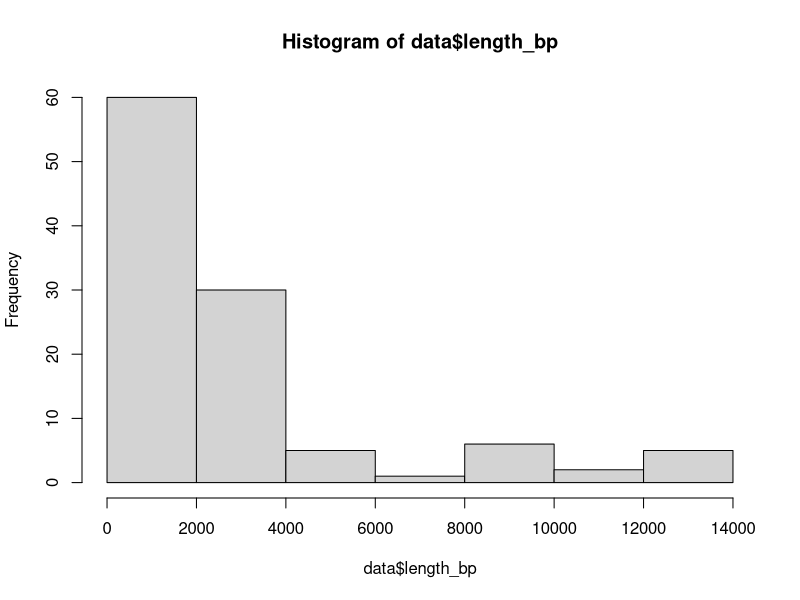
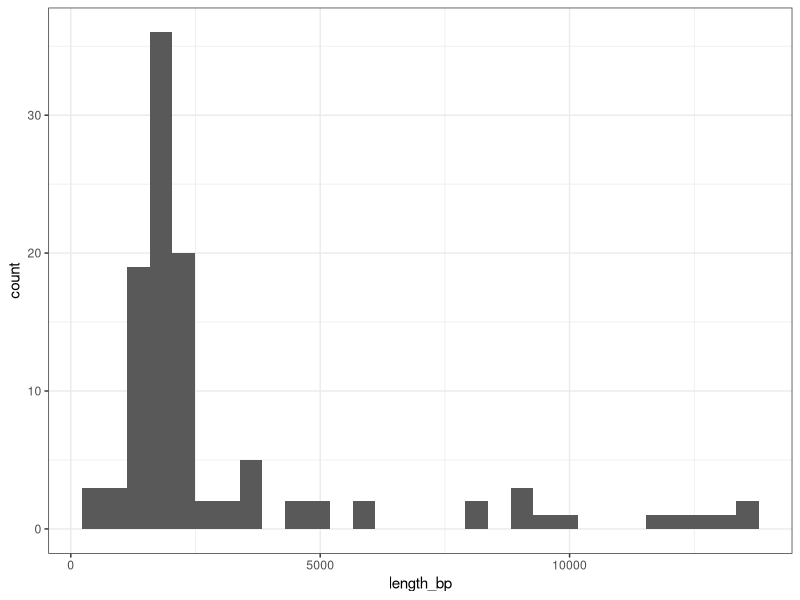
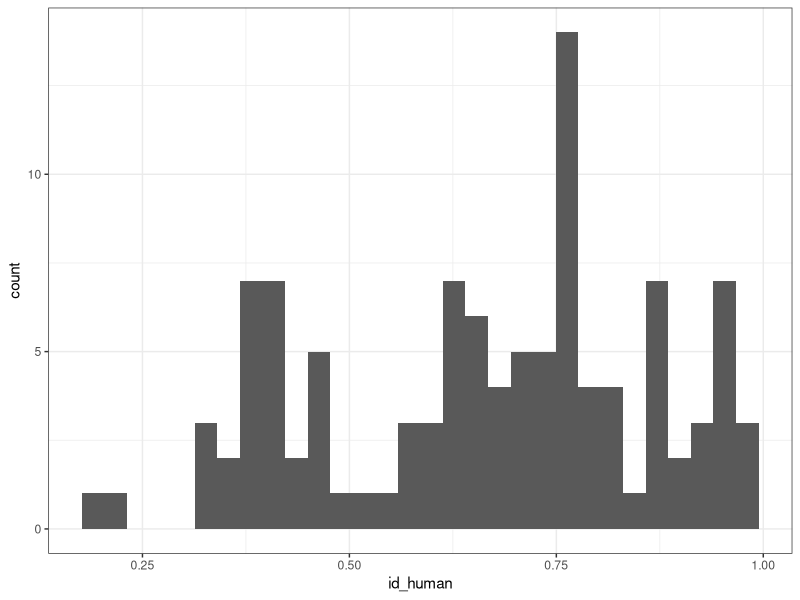
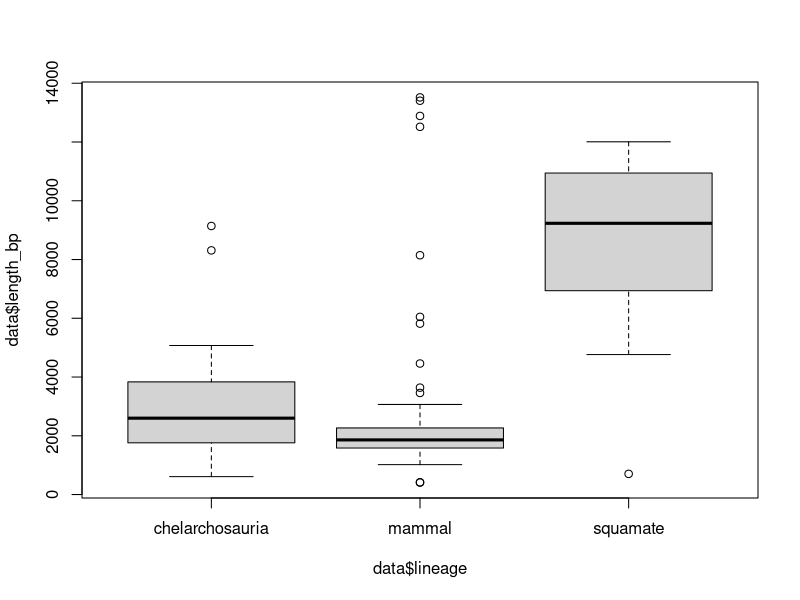
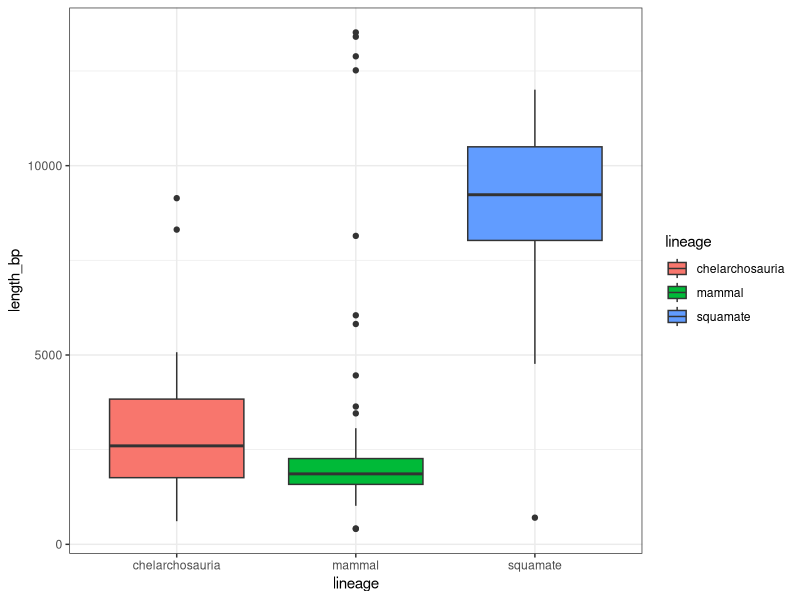
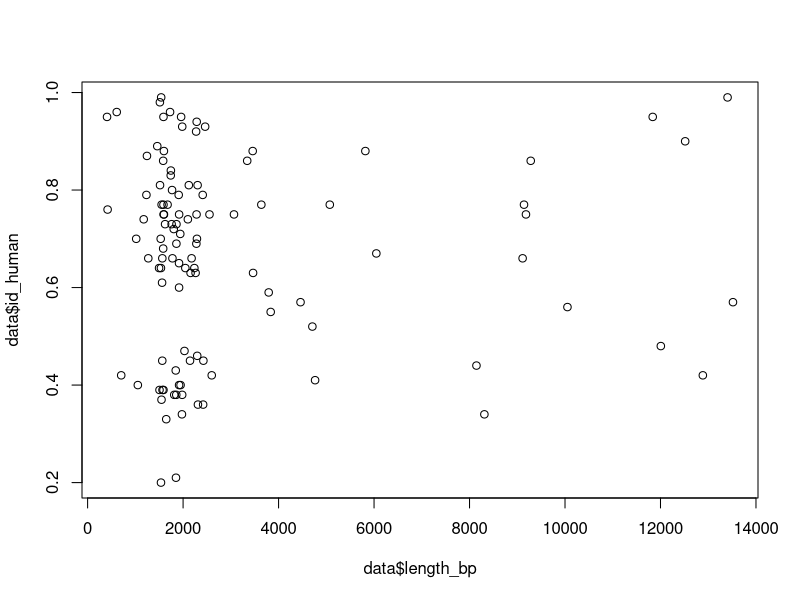
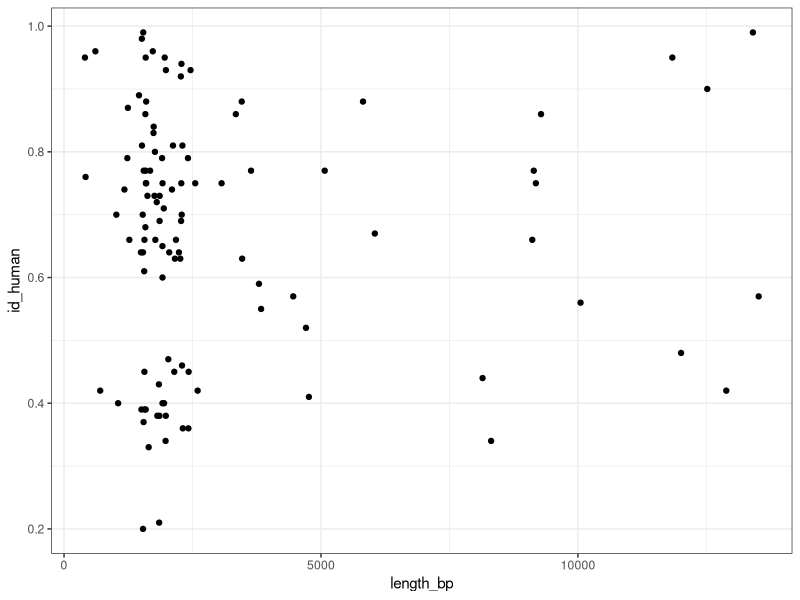
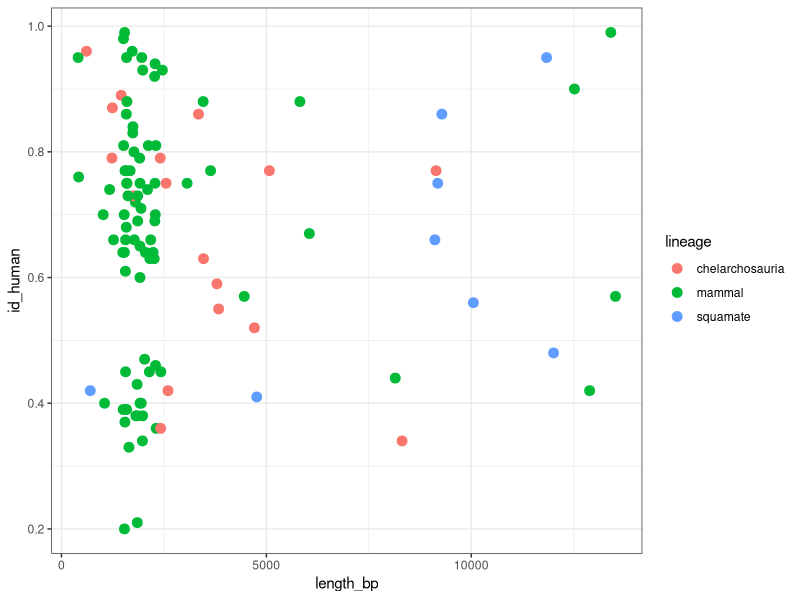

The R script that drew these images, in order:
## ---- chunk 1
knitr::opts_chunk$set(echo = TRUE)
## ---- chunk 2

#install.packages("ggplot2")
library(ggplot2)

## ---- chunk 3
getwd()
data <- read.csv("module_1/module_1_data.csv", header = TRUE, sep = ",") #Load the data. The header argument indicates that the first row of the file is a header with the variable names. The sep argument indicates that the file is separated by commas

## ---- chunk 4

names(data) #Shows the header

head(data) #Shows first 6 rows

tail(data) #Shows last 6 rows


## ---- chunk 5

#How many variables does the dataset have?

ncol(data) #Gives you the number of columns in the dataframe

#How many observations are there in the dataset?

nrow(data) #Gives you the number of rows in the dataframe

dim(data) #Dimensions of the dataset

str(data) #Shows the general structure of the dataset. Each variable, and what type of variable it is (e.g. character, integer, numeric, etc)

#What are the mean and median lengths of the RAMP2 gene for the entire dataset?

summary(data) #Gives you a few summary statistics for the entire dataset


## ---- chunk 6

#How is the distribution of the sequence length in basepairs for RAMP2 across vertebrates?

hist(data$length_bp) #Generates a histogram

ggplot(data, aes(x = length_bp)) +
  geom_histogram() +
  theme_bw() #We can do more elaborated plots using ggplot!

#What does the "theme_bw()" argument do in our plot command?

#How is the distribution of the sequence identity with human for RAMP2 across vertebrates?

ggplot(data, aes(x = id_human)) +
  geom_histogram() +
  theme_bw() 

## ---- chunk 7

#Are there any differences in the sequence length among the vertebrate lineages?

boxplot(data$length_bp ~ data$lineage)

ggplot(data, aes(x = lineage, y = length_bp, fill = lineage)) +
  geom_boxplot() +
  theme_bw() #We can also try it with ggplot

#Is there a relationship between the sequence length and the identity with the human RAMP2 gene sequence?

plot(data$length_bp, data$id_human)

ggplot(data, aes(x = length_bp, y = id_human)) +
  geom_point() +
  theme_bw() 

#What if we differentiate the lineages? Do you see any pattern now?

ggplot(data, aes(x = length_bp, y = id_human, col = lineage)) +
  geom_point(size = 3) +
  theme_bw() #note that we added the tem "col = lineage" in the plot command

## ---- chunk 8

#Get dataset of mammals only

mammals <- data[data$lineage == "mammal",] #We can use the brackets to get subsets of the data based on logical conditions

#Check that we did it correctly

head(mammals)
dim(mammals) #Now the number of observations is lower than before

## ---- chunk 9

#What are the mean and median sequence lengths for mammals?

mean(mammals$length_bp)
median(mammals$length_bp)

#Which mammal order has the longest RAMP2 sequences?

ggplot(mammals, aes(x = mammal_order, y = length_bp, fill = mammal_order)) +
  geom_boxplot(alpha = 0.5) +
  theme_bw()

#What does the "alpha = 0.5" argument do in the command?

## ---- chunk 10


